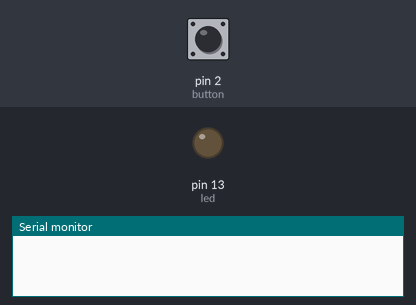
The sketch below on a simulated Arduino Uno, built with avr-gcc and run on an emulated ATmega328P. Shown: output pins drawn as LEDs (lit = HIGH), the last lines printed to the serial monitor. The inputs (shaded band) are chosen by the test bench; at power-on: pin 2 (button) HIGH.

Above: at 1.2 s.
1.3 s: pin 2 (button) pulled LOW for 0.15 s
At 1.6 s:
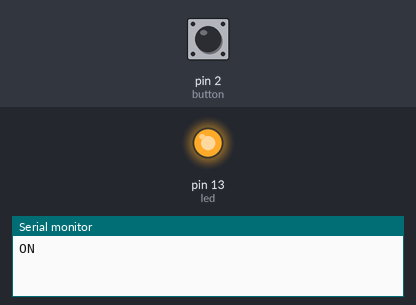
2.9 s: pin 2 (button) pulled LOW for 1 s
At 4.0 s:
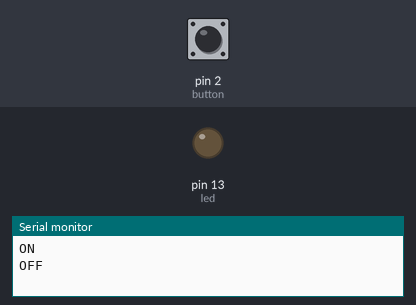
5.4 s: pin 2 (button) pulled LOW for 3.2 s
At 6.0 s:
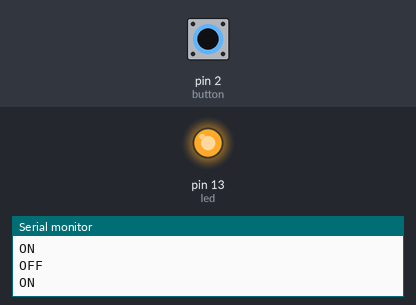
Timing chart, 0 to 8.4 s (numbered marks = the images above; inputs shaded):
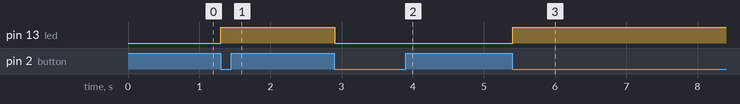

Measured:
- after the input at 1.3 s, pin 13 (led): LOW → HIGH at once
- after the input at 2.9 s, pin 13 (led): HIGH → LOW at once
- after the input at 5.4 s, pin 13 (led): LOW → HIGH at once

The sketch:

usb_serial.ino
```cpp
// Button toggles LED and prints the new state

const int button = 2;
const int led = LED_BUILTIN;

int lastStable = HIGH;
int lastRaw = HIGH;
unsigned long rawChangedMs = 0;
bool isOn = false;

void setup() {
  pinMode(button, INPUT_PULLUP);
  pinMode(led, OUTPUT);
  digitalWrite(led, LOW);
  Serial.begin(9600);
}

void loop() {
  int raw = digitalRead(button);
  if (raw != lastRaw) {
    rawChangedMs = millis();
    lastRaw = raw;
  }
  if (millis() - rawChangedMs >= 5 && raw != lastStable) {
    lastStable = raw;
    if (raw == LOW) {
      isOn = !isOn;
      digitalWrite(led, isOn);
      Serial.println(isOn ? "ON" : "OFF");
    }
  }
}
```
